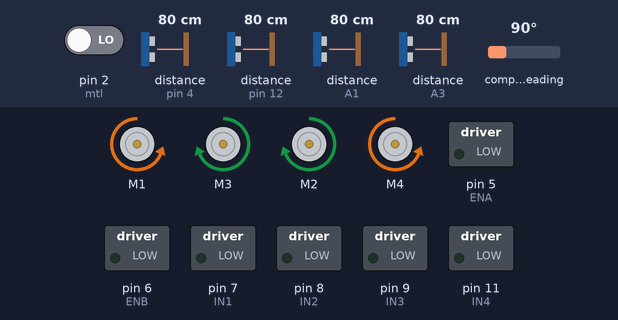
Bench run of a sketch on a simulated Arduino Uno, built with avr-gcc and run on an emulated ATmega328P. Shown: 4 × DC motor (green arrow = forward, orange = backward, longer = faster), switched loads named in the sketch (green lamp = pin HIGH). Wiring (inferred from the names in the program): 4 × ultrasonic range finder: trigger pin 3, echo pin 4 / trigger pin 10, echo pin 12 / trigger A0, echo A1 / trigger A2, echo A3. The inputs (shaded band) are chosen by the test bench; at power-on: distance to the obstacle (sensors on pin 12, pin 4, A1, A3) 80 cm, pin 2 (mtl) LOW, compass heading 90°. The echo pulse lasts 58.3 µs per cm; pins used as bus, display or sensor lines are not drawn.

Above: at 1.2 s.
1.3 s: distance to the obstacle (sensor on pin 12) set to 17 cm
2.8 s: distance to the obstacle (sensor on pin 12) set to 14 cm
At 3.6 s:
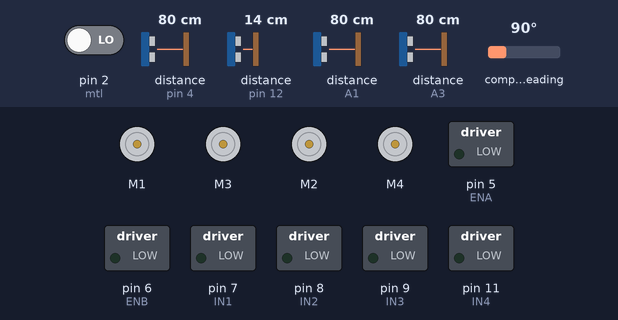
Timing chart, 0 to 5.8 s (numbered marks = the images above; inputs shaded):
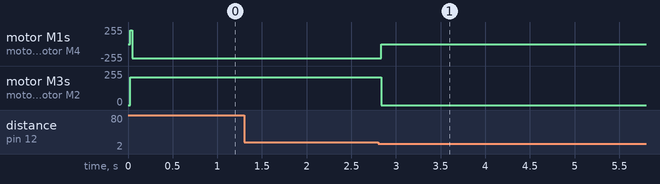

The sketch:

Robot_Program.ino
```cpp
#include<Wire.h>
#include <Adafruit_Sensor.h>
#include <Adafruit_HMC5883_U.h>
#include<EEPROM.h>
#include<stdlib.h>
#include<AFMotor.h>
#include "motor_driver.h"
#include "command.h"

const boolean VERBOSE = true;

int trackcounter = 1;

//Set L298N module IO Pin
const int ENA = 5;
const int ENB = 6;
const int IN1 = 7;
const int IN2 = 8;
const int IN3 = 9;
const int IN4 = 11;

//Set up Sensors
Adafruit_HMC5883_Unified mag = Adafruit_HMC5883_Unified(12345);//assign a unique ID to this sensor
float heading = 0;
float headingDegrees = 0;

const int mtl = 2;
int mtlvalue = LOW;

const int headtrig = A0;
const int headecho = A1;
const int righttrig = A2;
const int rightecho = A3;
const int lefttrig = 3;
const int lefttecho = 4;
const int reartrig = 10;
const int rearecho = 12;
const float diserrH = 0;
const float diserrR = 0;
const float diserrL = 0;
const float diserrRR = 0;
float durationh = 0;
float distanceh = 0;
float durationr = 0;
float distancer = 0;
float durationl = 0;
float distancel = 0;
float durationrr = 0;
float distancerr = 0;

//Patching IO for mechanical
const int patch = 13;

//Emergency lightLED
const int led = 1;

//Set state
int s0 = 0;//Start Point, moving forward and scan
int s1 = 1;//Adjust heading direction
int s2 = 2;//Patching and recording the hole
int s3 = 3;//Moving backward and scan
int s4 = 4;//Moving to next track
int s5 = 5;//Emergency stop with LED light-on
int s6 = 6;//Job done
int state = s0;

//Record location
int addr = 0;


void forward(){
  setMotorSpeed(0,210);
  setMotorSpeed(2,210);
  setMotorSpeed(1,210);
  setMotorSpeed(3,210);
  }
void back(){
  setMotorSpeed(0,-210);
  setMotorSpeed(2,-210);
  setMotorSpeed(1,-210);
  setMotorSpeed(3,-210);
  }
void zero_turnright() {
  setMotorSpeed(0,210);
  setMotorSpeed(2,-210);
  setMotorSpeed(1,-210);
  setMotorSpeed(3,210);
}
void zero_turnleft() {
  setMotorSpeed(0,-210);
  setMotorSpeed(2,210);
  setMotorSpeed(1,210);
  setMotorSpeed(3,-210);
}
void slowleft() {
  setMotorSpeed(0,130);
  setMotorSpeed(2,130);
  setMotorSpeed(1,-130);
  setMotorSpeed(3,-130);
}
void slowright() {
  setMotorSpeed(0,-130);
  setMotorSpeed(2,-130);
  setMotorSpeed(1,130);
  setMotorSpeed(3,130);
}
void changelane() {
  setMotorSpeed(0,210);
  setMotorSpeed(2,-210);
  setMotorSpeed(1,-210);
  setMotorSpeed(3,210);
  delay(500);
}
 void STOP(){
    stopMotors();
    }


//    The direction of the car's movement
//  ENA   ENB   IN1   IN2   IN3   IN4   Description
//  HIGH  HIGH  HIGH  LOW   LOW   HIGH  Car is runing forward
//  HIGH  HIGH  LOW   HIGH  HIGH  LOW   Car is runing back
//  HIGH  HIGH  LOW   HIGH  LOW   HIGH  Car is turning left
//  HIGH  HIGH  HIGH  LOW   HIGH  LOW   Car is turning right
//  HIGH  HIGH  LOW   LOW   LOW   LOW   Car is stoped
//  HIGH  HIGH  HIGH  HIGH  HIGH  HIGH  Car is stoped
//  LOW   LOW   N/A   N/A   N/A   N/A   Car is stoped

//void forward() {
//  digitalWrite(ENA, HIGH); //enable L298N A channel
//  digitalWrite(ENB, HIGH); //enable L298N B channel
//  digitalWrite(IN1, HIGH); //set IN1 hight level
//  digitalWrite(IN2, LOW); //set IN2 low level
//  digitalWrite(IN3, LOW); //set IN3 low level
//  digitalWrite(IN4, HIGH); //set IN4 hight level
//  //  Serial.println("Forward");//send message to serial monitor
//}
//
//void back() {
//  digitalWrite(ENA, HIGH);
//  digitalWrite(ENB, HIGH);
//  digitalWrite(IN1, LOW);
//  digitalWrite(IN2, HIGH);
//  digitalWrite(IN3, HIGH);
//  digitalWrite(IN4, LOW);
//  //  Serial.println("Back");
//}
//
//void zero_turnleft() {
//  digitalWrite(ENA, HIGH);
//  digitalWrite(ENB, HIGH);
//  digitalWrite(IN1, LOW);
//  digitalWrite(IN2, HIGH);
//  digitalWrite(IN3, LOW);
//  digitalWrite(IN4, HIGH);
//  //  Serial.println("Left");
//}
//
//void zero_turnright() {
//  digitalWrite(ENA, HIGH);
//  digitalWrite(ENB, HIGH);
//  digitalWrite(IN1, HIGH);
//  digitalWrite(IN2, LOW);
//  digitalWrite(IN3, HIGH);
//  digitalWrite(IN4, LOW);
//  //  Serial.println("Right");
//}
//
//void STOP() {
//  digitalWrite(ENA, HIGH);
//  digitalWrite(ENB, HIGH);
//  digitalWrite(IN1, LOW);
//  digitalWrite(IN2, LOW);
//  digitalWrite(IN3, LOW);
//  digitalWrite(IN4, LOW);
//  //  Serial.println("STOP");
//}
//
////slow speed mode
//void slowforward() {
//  analogWrite(ENA, 125); //enable L298N A channel
//  analogWrite(ENB, 125); //enable L298N B channel
//  digitalWrite(IN1, HIGH); //set IN1 hight level
//  digitalWrite(IN2, LOW); //set IN2 low level
//  digitalWrite(IN3, LOW); //set IN3 low level
//  digitalWrite(IN4, HIGH); //set IN4 hight level
//  //  Serial.println("Forward");//send message to serial monitor
//}
//
//void slowback() {
//  analogWrite(ENA, 125);
//  analogWrite(ENB, 125);
//  digitalWrite(IN1, LOW);
//  digitalWrite(IN2, HIGH);
//  digitalWrite(IN3, HIGH);
//  digitalWrite(IN4, LOW);
//  //  Serial.println("Back");
//}
//
//void slowleft() {
//  analogWrite(ENA, 125);
//  analogWrite(ENB, 200);
//  digitalWrite(IN1, LOW);
//  digitalWrite(IN2, HIGH);
//  digitalWrite(IN3, LOW);
//  digitalWrite(IN4, HIGH);
//  //  Serial.println("Left");
//}
//
//void slowright() {
//  analogWrite(ENA, 200);
//  analogWrite(ENB, 125);
//  digitalWrite(IN1, HIGH);
//  digitalWrite(IN2, LOW);
//  digitalWrite(IN3, HIGH);
//  digitalWrite(IN4, LOW);
//  //  Serial.println("Right");
//}
//
//void changelane() {
//  zero_turnright();
//  delay(500);
//  forward();
//  delay(500);
//  zero_turnleft();
//  delay(500);
//}

void setup() {
  Serial.begin(9600);//open serial and set the baudrate
  Wire.begin();
  pinMode(IN1, OUTPUT);
  pinMode(IN2, OUTPUT);
  pinMode(IN3, OUTPUT);
  pinMode(IN4, OUTPUT);
  pinMode(ENA, OUTPUT);
  pinMode(ENB, OUTPUT);
  pinMode(mtl, INPUT);
  pinMode(headtrig, OUTPUT);
  pinMode(headecho, INPUT);
  pinMode(righttrig, OUTPUT);
  pinMode(rightecho, INPUT);
  pinMode(lefttrig, OUTPUT);
  pinMode(lefttecho, INPUT);
  pinMode(reartrig, OUTPUT);
  pinMode(rearecho, INPUT);
  pinMode(led, OUTPUT);

}
//Main program
void loop() {

  //****Compass***
  sensors_event_t event;
  mag.getEvent(&event);
  heading = atan2(event.magnetic.y, event.magnetic.x);
  // Correct for when signs are reversed.
  if (heading < 0)
    heading += 2 * PI;

  // Check for wrap due to addition of declination.
  if (heading > 2 * PI)
    heading -= 2 * PI;

  // Convert radians to degrees for readability.
  float headingDegrees = heading * 180 / M_PI;

  boolean north = (headingDegrees < 180.5 && headingDegrees > 179.5); //heading north
  boolean east = (headingDegrees < 90.5 && headingDegrees > 89.5); //heading east
  boolean overnorth180 = (headingDegrees > 180.5);
  boolean lessnorth180 = (headingDegrees < 179.5);

  //***metal detector***
  mtlvalue = digitalRead(mtl);
  boolean metal = (mtlvalue == HIGH);

  //***Ultrasonic***
  //Head distance
  digitalWrite(headtrig, LOW);
  delayMicroseconds(2);
  digitalWrite(headtrig, HIGH);
  delayMicroseconds(10);
  digitalWrite(headtrig, LOW);
  durationh = pulseIn(headecho, HIGH);
  distanceh = ((durationh / 2) * 0.0344 + diserrH) * 0.393701;
  //Right distance
  digitalWrite(righttrig, LOW);
  delayMicroseconds(2);
  digitalWrite(righttrig, HIGH);
  delayMicroseconds(10);
  digitalWrite(righttrig, LOW);
  durationr = pulseIn(rightecho, HIGH);
  distancer = ((durationr / 2) * 0.0344 + diserrR) * 0.393701;
  //Left distance
  digitalWrite(lefttrig, LOW);
  delayMicroseconds(2);
  digitalWrite(lefttrig, HIGH);
  delayMicroseconds(10);
  digitalWrite(lefttrig, LOW);
  durationl = pulseIn(lefttecho, HIGH);
  distancel = ((durationl / 2) * 0.0344 + diserrL) * 0.393701;
  //Rear distance
  digitalWrite(reartrig, LOW);
  delayMicroseconds(2);
  digitalWrite(reartrig, HIGH);
  delayMicroseconds(10);
  digitalWrite(reartrig, LOW);
  durationrr = pulseIn(rearecho, HIGH);
  distancerr = ((durationrr / 2) * 0.0344 + diserrRR ) * 0.393701;
  boolean lasttrack = (trackcounter == 7);
  boolean oddtrack = (0 == trackcounter % 2);
  boolean headend = (distanceh <= 5.9 );//front end of the wall,less than 5.9 inch
  boolean rearend = (distancerr <= 5.9);//Rear end of the wall, less than 5.9 inch
  boolean rightend = (distancer <= 5.9 ); // Right side end of the wall, less than 5.9 inch
  boolean leftend = (distancel <= 5.9 ); // Left side end of the wall, less than 5.9 inch


  switch (state) {
    case 0://forward
      forward();//forward moving scan
      if (headend == true && rearend == false && leftend == false && rightend == true && north == true && metal == false && lasttrack == true) {
        state = s6;
      }//job done
      else if (headend == false && rearend == false && north == false && metal == false) {
        state = s1;
      }//adjusting the head direction}
      else if (metal == true) {
        state = s2;
      }//patching&recording the hole}
      else if (headend == false && rearend == true && leftend == false && rightend == false && north == true && metal == false) {
        state = s4;
      }//track scan finished, change the lane}
      else if (headend == false && rearend == false && leftend == false && rightend == false && north == true && metal == false && lasttrack == false && oddtrack == true) {
        state = s0;
      }//keep moving forward and scan
      else {
        state = s5;
      }
      break;

    case 1://Adjust heading direction
      if (headend == false && rearend == false && north == false && metal == false && overnorth180 == true) {
        zero_turnright();
        state = s1;
      }
      else if (headend == false && rearend == false && north == false && metal == false && lessnorth180 == true) {
        zero_turnleft();
        state = s1;
      }
      else if (north == true && metal == false && oddtrack == true) {
        state = s0;
      }//continue forward scan
      else if (north == true && metal == true) {
        state = s2;
      }//patching&recording the hole}
      else if (headend == false && rearend == true && rightend == false && north == true && metal == false) {
        state = s4;
      }//change lane
      else if (headend == true && rearend == false && rightend == false && north == true && metal == false) {
        state = s4;
      }//change lane
      else if (north == true && metal == false && oddtrack == false) {
        state = s3;
      }//continue backward scan
      else if (headend == true && rearend == false && leftend == false && rightend == true && metal == false && north == true && lasttrack == true) {
        state = s6;
      }//job done
      else {
        state = s5;
      }//err
      break;

    case 2:
      if (metal == true) {
        STOP();
        digitalWrite(patch, HIGH);
        delay(500);
        digitalWrite(patch, LOW);
        int X = trackcounter;
        char Y = (distancel - 6) / 12;
        EEPROM.write(addr, X);
        addr = addr + 1;
        EEPROM.write(addr, Y);
        addr = addr + 1 ;
        if (addr == 512)
          addr = 0;
        delay(100);
        //***Record the location***
        state = s2;
      }
      else if ( headend == false && rearend == false && leftend == false && rightend == false && north == true && metal == false && oddtrack == true) {
        state = s0;
      }//continue forward scan
      else if (headend == false && rearend == false && leftend == false && rightend == false && north == true && metal == false && oddtrack == false) {
        state = s3;
      }//continue backward scan
      else if (headend == false && rearend == true && rightend == false && north == true && metal == false) {
        state = s4;
      }//change lane
      else if (headend == true && rearend == false && rightend == false && north == true && metal == false) {
        state = s4;
      }//change lane
      else if (headend == false && rearend == false && north == false && metal == false) {
        state = s1;
      }//adjusting heading direction
      else if (headend == true && rearend == false && leftend == false && rightend == true && north == true && metal == false && lasttrack == true) {
        state = s6;
      }//job done
      else {
        state = s5;
      }//err
      break;

    case 3:
      back();//backward scan
      if (headend == false && rearend == false && leftend == false && rightend == false && north == true && metal == false && oddtrack == false) {
        state = s3;
      }//backward scan
      else if (headend == false && rearend == false && north == false && metal == false) {
        state = s1;
      }//adjusting heading direction
      else if (metal == true) {
        state = s2;
      }//patching and recording the hole
      else if (headend == false && rearend == true && leftend == false && rightend == false && north == true && metal == false) {
        state = s4;
      }//change lane
      else {
        state = s5;
      }
      break;

    case 4:
      changelane();
      trackcounter++;
      if (metal == true) {
        state = s2;
      }
      else if (headend == false && rearend == true && north == true && metal == false && oddtrack == true) {
        state = s0;
      }
      else if (headend == true && rearend == false && north == true && metal == false && oddtrack == false) {
        state = s3;
      }
      else if (north == false && metal == false) {
        state = s1;
      }
      else {
        state = s5;
      }
      break;

    case 5:
      digitalWrite(led, HIGH);
      STOP();
      state = s5;
      break;

    case 6:
      STOP();
      state = s6;
      break;
  }

}
```

command.h
```cpp
#ifndef COMMAND_H
#define COMMAND_H

#define FRONTLEFT       'l'
#define FRONTRIGHT      'r'
#define BACKLEFT        'L'
#define BACKRIGHT       'R'
#define ALLWHEELS        'A'
#define STOPWHEEL       's'
#define STOPWHEELS      'S'

#endif
```

motor_driver.h
```cpp
#include <AFMotor.h>

#define FLEFT           1 //front left wheel
#define FRIGHT          0 //front right wheel
#define BLEFT           3 //back left wheel
#define BRIGHT          2 //back right wheel

void setMotorSpeed(int i, int spd);
void stopMotor(int i);
void setMotorSpeeds(int fleftSpeed, int frightSpeed, int bleftSpeed, int brightSpeed);
void stopMotors();
```

motor_driver.ino
```cpp
#include "motor_driver.h"

AF_DCMotor rightFront(1);
AF_DCMotor leftFront(2);
AF_DCMotor rightBack(3);
AF_DCMotor leftBack(4);

void setMotorSpeed(int i, int spd) {
  switch (i) {
    case FLEFT:
      if (spd > 0) {
        leftFront.setSpeed(spd);
        leftFront.run(FORWARD);
      }
      else {
        leftFront.setSpeed(-spd);
        leftFront.run(BACKWARD);
      }
    break;
    case FRIGHT:
      if (spd > 0) {
        rightFront.setSpeed(spd);
        rightFront.run(FORWARD);
      }
      else {
        rightFront.setSpeed(-spd);
        rightFront.run(BACKWARD);
      }
      break;
    case BLEFT:
      if (spd > 0) {
        leftBack.setSpeed(spd);
        leftBack.run(FORWARD);
      }
      else {
        leftBack.setSpeed(-spd);
        leftBack.run(BACKWARD);
      }
      break;
    case BRIGHT:
      if (spd > 0) {
        rightBack.setSpeed(spd);
        rightBack.run(FORWARD);
      }
      else {
        rightBack.setSpeed(-spd);
        rightBack.run(BACKWARD);
      }
      break;
    default:
      Serial.println(F("Invalid Arguement"));
      break;
  }
}

void stopMotor(int i) {
  switch (i) {
    case FLEFT:
      leftFront.run(RELEASE);
      break;
    case FRIGHT:
      rightFront.run(RELEASE);
      break;
    case BLEFT:
      leftBack.run(RELEASE);
      break;
    case BRIGHT:
      rightBack.run(RELEASE);
      break;
    default:
      Serial.println(F("Invalid Arguement"));
      break;
  }
}

void setMotorSpeeds(int fleftSpeed, int frightSpeed, int bleftSpeed, int brightSpeed) {
  setMotorSpeed(FLEFT, fleftSpeed);
  setMotorSpeed(FRIGHT, frightSpeed);
  setMotorSpeed(BLEFT, bleftSpeed);
  setMotorSpeed(BRIGHT, brightSpeed);
}

void stopMotors() {
  leftFront.run(RELEASE);
  leftBack.run(RELEASE);
  rightFront.run(RELEASE);
  rightBack.run(RELEASE);
}
```

Measured:
- the behaviour switches between 16 and 15 cm on distance to the obstacle (sensor on pin 12) (found by bisection; images 0 and 1)
- after the input at 1.3 s, every drawn part: stays the same
- after the input at 2.8 s, motor M1, motor M4: backward 210/255 → stopped at once; motor M3, motor M2: forward 210/255 → stopped at once
